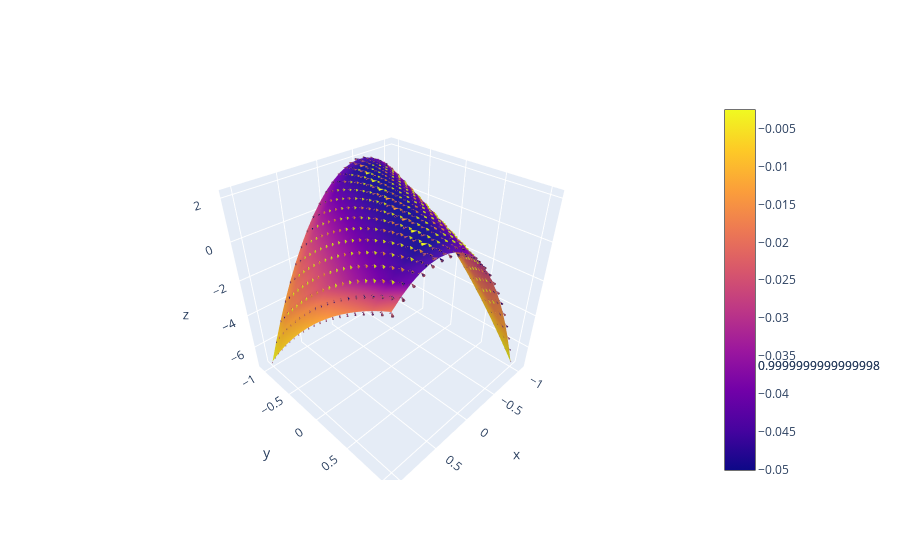

Write notebook code for a chart like this one.
### Code cell
K, H, k1, k2, k1vec, k2vec = curvature_orthogonal_monge(Z, spacing=0.1)

print('k1[10,10]', k1[10,10])
print('k2[10,10]', k2[10,10])
# print(k1vec[10,10])
# print(k2vec[10,10])
print('k1vec * k2vec', np.dot(k1vec[10,10], k2vec[10,10]))
print('K[10,10]', K[10,10])
print('H[10,10]', H[10,10])

# fig = px.imshow(k2, labels=dict(x="X", y="Y", color="k2"),)
fig = go.Figure(
    data=[
        go.Cone(
            x=X.ravel(),
            y=Y.ravel(),
            z=Z.ravel(),
            u=k2vec[:, :, 0].ravel(),
            v=k2vec[:, :, 1].ravel(),
            w=k2vec[:, :, 2].ravel(),
            # sizemode="absolute",
            # sizeref=2,
            anchor="tip",
        ),
        go.Cone(
            x=X.ravel(),
            y=Y.ravel(),
            z=Z.ravel(),
            u=k1vec[:, :, 0].ravel(),
            v=k1vec[:, :, 1].ravel(),
            w=k1vec[:, :, 2].ravel(),
            # sizemode="absolute",
            # sizeref=1,
            anchor="tip",
        ),
    ]
)
fig.add_trace(go.Surface(x=X, y=Y, z=Z, surfacecolor=H)) # , surfacecolor=H
fig.show()

### Figure 1 — Plotly figure (JSON) as saved in the notebook; plotly's stock layout.template omitted (floating-point values rounded to 4 significant figures; data arrays with more than 128 entries replaced by an {"elided": "..."} marker saying what was removed)
{"data": [{"anchor": "tip", "type": "cone", "u": {"elided": "441 float values"}, "v": {"elided": "441 float values"}, "w": {"elided": "441 float values"}, "x": {"elided": "441 float values"}, "y": {"elided": "441 float values"}, "z": {"elided": "441 float values"}}, {"anchor": "tip", "type": "cone", "u": {"elided": "441 float values"}, "v": {"elided": "441 float values"}, "w": {"elided": "441 float values"}, "x": {"elided": "441 float values"}, "y": {"elided": "441 float values"}, "z": {"elided": "441 float values"}}, {"surfacecolor": {"elided": "21x21 float values"}, "type": "surface", "x": {"elided": "21x21 float values"}, "y": {"elided": "21x21 float values"}, "z": {"elided": "21x21 float values"}}], "layout": {}}
